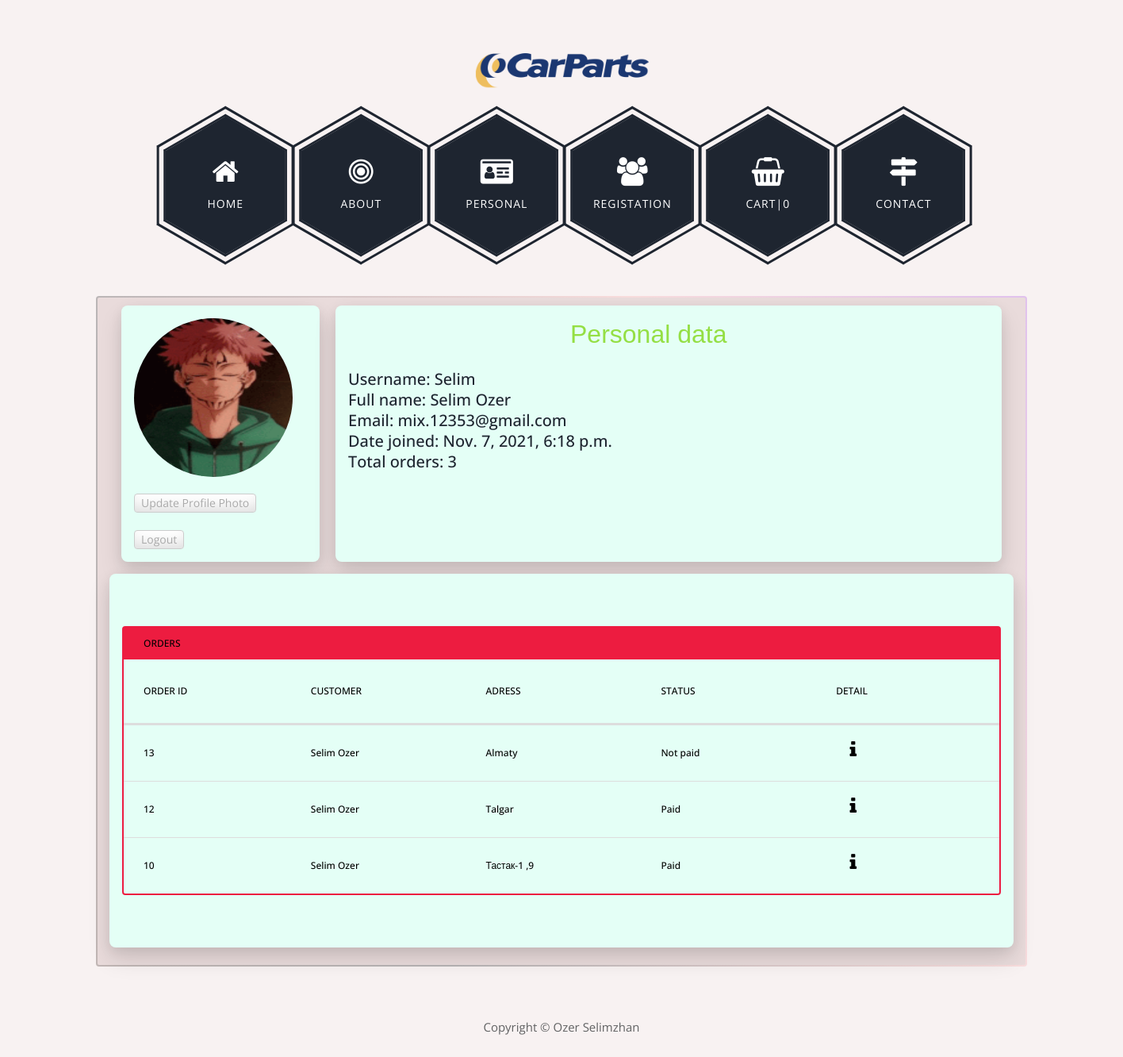
Page /person (signed in) on the committed database.
### parts/models.py (models this page shows, shortened)
class Profile(models.Model):
    user = models.OneToOneField(User, on_delete=models.CASCADE)
    image = models.ImageField(default='default.jpg', upload_to='profile_pics')

### orders/models.py (models this page shows, shortened)
class Order(models.Model):
    first_name = models.CharField(max_length=50)
    last_name = models.CharField(max_length=50)
    email = models.EmailField()
    address = models.CharField(max_length=250)
    postal_code = models.CharField(max_length=20)
    city = models.CharField(max_length=100)
    created = models.DateTimeField(auto_now_add=True)
    updated = models.DateTimeField(auto_now=True)
    paid = models.BooleanField(default=False)
    userid = models.ForeignKey(User,to_field="id",on_delete=CASCADE)
    class Meta:
        ordering = ('-created',)
        verbose_name = 'Заказ'
        verbose_name_plural = 'Заказы'

### parts/views.py (the view)
# urls.py: re_path('person', views.personal, name='personal'),
@login_required
def personal(request):
    context ={}
    userid = request.user
    context["dataset"] = Order.objects.filter(userid = userid)
    return render(request,'personal.html',context)

### cart/context_processor.py (called while the page is built)
def cart_total_amount(request):
	if request.user.is_authenticated:
		cart = Cart(request)
		total_bill = 0.0
		for key,value in request.session['cart'].items():
			total_bill = total_bill + (float(value['price']) * value['quantity'])
		return {'cart_total_amount' : total_bill}
	else:
		return {'cart_total_amount' : 0}

### Carparts/templates/personal.html (shortened to what this page needs)
{% load static %}
<!DOCTYPE html>
<html>
<head>
<link rel="stylesheet" href="https://stackpath.bootstrapcdn.com/bootstrap/4.5.0/css/bootstrap.min.css">
<link rel="stylesheet" href="https://maxcdn.bootstrapcdn.com/font-awesome/4.7.0/css/font-awesome.min.css">
<link href="https://stackpath.bootstrapcdn.com/bootstrap/4.3.1/css/bootstrap.min.css" rel="stylesheet" />
	<link href="{% static 'css/style.css' %}" rel="stylesheet" />
</head>
<body>
	<div class="container" >
		<div class="placeholder">
			<div class="parallax-window" data-parallax="scroll" data-image-src="{% static 'img/simple-house-01.png' %}">
				<div class="tm-header">
					<div class="row tm-header-inner">
						<div class="col-md-6 col-12" id="cent">
							<img src="{% static 'img/carparts-logo-png-transparent.png' %}" alt="Logo" class="tm-site-logo" width="250" />
							<br>
						</div>
							<div class="hexagon-menu clear">
                                    <div class="hexagon-item">
                                        <div class="hex-item">
                                            <div></div>
                                            <div></div>
                                            <div></div>
                                        </div>
                                        <div class="hex-item">
                                            <div></div>
                                            <div></div>
                                            <div></div>
                                        </div>
                                        <a  class="hex-content" href="http://127.0.0.1:8000">
                                            <span class="hex-content-inner">
                                                <span class="icon">
                                                    <i class="fa fa-home"></i>
                                                </span>
                                                <span class="title">Home</span>
                                            </span>
                                            <svg viewBox="0 0 173.20508075688772 200" height="200" width="174" version="1.1" xmlns="http://www.w3.org/2000/svg"><path d="M86.60254037844386 0L173.20508075688772 50L173.20508075688772 150L86.60254037844386 200L0 150L0 50Z" fill="#1e2530"></path></svg>
                                        </a>
                                    </div>
                                    <div class="hexagon-item">
                                        <div class="hex-item">
                                            <div></div>
                                            <div></div>
                                            <div></div>
                                        </div>
                                        <div class="hex-item">
                                            <div></div>
                                            <div></div>
                                            <div></div>
                                        </div>
                                        <a  class="hex-content" href="http://127.0.0.1:8000/about">
                                            <span class="hex-content-inner">
                                                <span class="icon">
                                                    <i class="fa fa-bullseye"></i>
                                                </span>
                                                <span class="title">About</span>
                                            </span>
                                            <svg viewBox="0 0 173.20508075688772 200" height="200" width="174" version="1.1" xmlns="http://www.w3.org/2000/svg"><path d="M86.60254037844386 0L173.20508075688772 50L173.20508075688772 150L86.60254037844386 200L0 150L0 50Z" fill="#1e2530"></path></svg>
                                        </a>
                                    </div>
                                    <div class="hexagon-item">
                                        <div class="hex-item">
                                            <div></div>
                                            <div></div>
                                            <div></div>
                                        </div>
                                        <div class="hex-item">
                                            <div></div>
                                            <div></div>
                                            <div></div>
                                        </div>
                                        <a  class="hex-content" href="http://127.0.0.1:8000/person">
                                            <span class="hex-content-inner">
                                                <span class="icon">
                                                    <i class="fa fa-id-card"></i>
                                                </span>
                                                <span class="title">Personal</span>
                                            </span>
                                            <svg viewBox="0 0 173.20508075688772 200" height="200" width="174" version="1.1" xmlns="http://www.w3.org/2000/svg"><path d="M86.60254037844386 0L173.20508075688772 50L173.20508075688772 150L86.60254037844386 200L0 150L0 50Z" fill="#1e2530"></path></svg>
                                        </a>
                                    </div>
                                    <div class="hexagon-item">
                                        <div class="hex-item">
                                            <div></div>
                                            <div></div>
                                            <div></div>
                                        </div>
                                        <div class="hex-item">
                                            <div></div>
                                            <div></div>
                                            <div></div>
                                        </div>
                                        <a  class="hex-content" href="http://127.0.0.1:8000/accounts/login">
                                            <span class="hex-content-inner">
                                                <span class="icon">
                                                    <i class="fa fa-users"></i>
                                                </span>
                                                <span class="title">Registation</span>
                                            </span>
                                            <svg viewBox="0 0 173.20508075688772 200" height="200" width="174" version="1.1" xmlns="http://www.w3.org/2000/svg"><path d="M86.60254037844386 0L173.20508075688772 50L173.20508075688772 150L86.60254037844386 200L0 150L0 50Z" fill="#1e2530"></path></svg>
                                        </a>
                                    </div>
                                    <div class="hexagon-item">
                                        <div class="hex-item">
                                            <div></div>
                                            <div></div>
                                            <div></div>
                                        </div>
                                        <div class="hex-item">
                                            <div></div>
                                            <div></div>
                                            <div></div>
                                        </div>
                                        <a  class="hex-content" href="http://127.0.0.1:8000/cart/cart/cart-detail/">
                                            <span class="hex-content-inner">
                                                <span class="icon">
                                                    <i class="fa fa-shopping-basket"></i>
                                                </span>
                                                <span class="title">Cart|{{request.session.cart|length}}</span>
                                            </span>
                                            <svg viewBox="0 0 173.20508075688772 200" height="200" width="174" version="1.1" xmlns="http://www.w3.org/2000/svg"><path d="M86.60254037844386 0L173.20508075688772 50L173.20508075688772 150L86.60254037844386 200L0 150L0 50Z" fill="#1e2530"></path></svg>
                                        </a>
                                    </div>
                                    <div class="hexagon-item">
                                        <div class="hex-item">
                                            <div></div>
                                            <div></div>
                                            <div></div>
                                        </div>
                                        <div class="hex-item">
                                            <div></div>
                                            <div></div>
                                            <div></div>
                                        </div>
                                        <a  class="hex-content" href="http://127.0.0.1:8000/contact">
                                            <span class="hex-content-inner">
                                                <span class="icon">
                                                    <i class="fa fa-map-signs"></i>
                                                </span>
                                                <span class="title">Contact</span>
                                            </span>
                                            <svg viewBox="0 0 173.20508075688772 200" height="200" width="174" version="1.1" xmlns="http://www.w3.org/2000/svg"><path d="M86.60254037844386 0L173.20508075688772 50L173.20508075688772 150L86.60254037844386 200L0 150L0 50Z" fill="#1e2530"></path></svg>
                                        </a>
                                    </div>
                                </div>
                            </div>
                        </div>
                    </div>
                </div>
            </div>
		<main class="gradient-border">
            <div class="container">
  <div class="row noMargin">
    <div class="col one" >
      <img class="rounded-circle account-img" src="{% if user.profile.image %}{{ user.profile.image.url }}{% else %}{% static 'default.jpg' %}{% endif %}" width="200" height="200" >
      <br>
      <br>
      <input  class="button2" type="submit" onclick="location.href='http://127.0.0.1:8000/updateimage';" value="Update Profile Photo"/>
        <br>
        <br>
        <input  class="button2" type="submit" onclick="location.href='http://127.0.0.1:8000/logou';" value="Logout"/>
    </div>
    <div class="col two" >
        <h2 style="color: #94DF44; margin-left: 280px; font-family: 'Arial'; font-style: ">Personal data</h2>
        <br>
        <h5>Username: {{request.user}}</h5>
        <h5>Full name: {{request.user.first_name}} {{request.user.last_name}}</h5>
        <h5>Email: {{request.user.email}}</h5>
        <h5>Date joined: {{request.user.date_joined}} </h5>
        <h5>Total orders: {{dataset.count}} </h5>
    </div>
  </div>
    <div class="col three" >
      <table class="table1">
  <thead class="thead1">
    <tr class="tr1">
      <th colspan="5" class="th1">Orders</th>
    </tr >
    <tr class="tr1">
      <th class="th1">Order id</th>
      <th colspan="1" class="th1">Customer</th>
      <th colspan="1" class="th1">Adress</th>
      <th colspan="1" class="th1">Status</th>
      <th colspan="1" class="th1">Detail</th>
    </tr>
  </thead>
  <tbody class="tbody1">
    {% for data in dataset %}
    <tr class="tr1">
      <td class="td1">{{ data.id }}</td>
      <td class="td1">{{ data.first_name }} {{ data.last_name }}</td>
      <td class="td1">{{ data.address }} </td>
      <td class="td1">{%if data.paid == 1 %} Paid {% else %} Not paid {% endif %}  </td>
      <td class="td1">
        <i class="fa fa-info fa-2x" onclick="window.location='http://127.0.0.1:8000/order/{{data.id}}/'"></i>
      </td>
    </tr>
    {% endfor %}
  </tbody>
</table>
    </div>
<br>
	</main>
		<footer class="tm-footer text-center">
			<p>Copyright &copy; Ozer Selimzhan
            </p>
		</footer>
</body>
</html>

### Carparts/templates/personal.html (style rules this page uses)
.noMargin { margin: 15px; }
.one { max-width: 250px; background-color: white; margin-top: 10px; margin-right: 20px; padding: 1rem; box-shadow: 0 15px 30px 0 rgba(0,0,0,0.11), 0 5px 15px 0 rgba(0,0,0,0.08); background-color: #E4FFF6; border-radius: 0.5rem; border-left: 0 solid #00ff99; transition: border-left 300ms ease-in-out, padding-left 300ms ease-in-out; }
.two { width: 250px; margin-top: 10px; background-color: white; padding: 1rem; box-shadow: 0 15px 30px 0 rgba(0,0,0,0.11), 0 5px 15px 0 rgba(0,0,0,0.08); background-color: #E4FFF6; border-radius: 0.5rem; border-left: 0 solid #00ff99; transition: border-left 300ms ease-in-out, padding-left 300ms ease-in-out; }
.three { background-color: white; padding: 1rem; box-shadow: 0 15px 30px 0 rgba(0,0,0,0.11), 0 5px 15px 0 rgba(0,0,0,0.08); background-color: #E4FFF6; border-radius: 0.5rem; border-left: 0 solid #00ff99; transition: border-left 300ms ease-in-out, padding-left 300ms ease-in-out; }
.table1 { line-height: 40px; border-collapse: separate; border-spacing: 0; border: 2px solid #ed1c40; margin: 50px auto; border-radius: .25rem; }
.thead1 tr:first-child { background: #ed1c40; color: #fff; border: none; }
.th1:first-child, .td1:first-child { color: black; padding: 0 15px 0 25px; }
.th1 { color: black; font-weight: 500; width: 780px; }
.td1 { color: black; font-weight: 500; }
.thead1 tr:last-child th { border-bottom: 3px solid #ddd; }
.tbody1 tr:last-child td { border: none; }
.tbody1 td { color: black; border-bottom: 1px solid #ddd; }
.td1:last-child { display: table-cell; color: black; text-align: right; padding-right: 180px; }
.button2 { color: #aaa; cursor: pointer; vertical-align: middle; margin-top: -4px; }

### rows in the picture
Order: id "13", first_name "Selim", last_name "Ozer", address "Almaty", paid "Not paid"
Order: id "12", first_name "Selim", last_name "Ozer", address "Talgar", paid "Paid"
Order: id "10", first_name "Selim", last_name "Ozer", address "Тастак-1 ,9", paid "Paid"

### other values in the picture
{{ request.session.cart|length }} "0"
{{ request.user }} "Selim"
{{ request.user.first_name }} "Selim"
{{ request.user.last_name }} "Ozer"
{{ request.user.email }} "mix.12353@gmail.com"
{{ request.user.date_joined }} "Nov. 7, 2021, 6:18 p.m."
{{ dataset.count }} "3"
